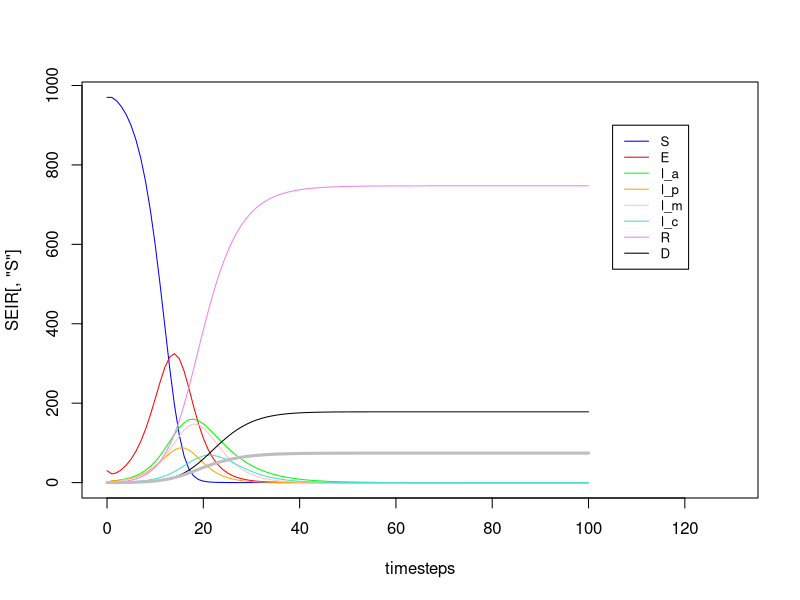
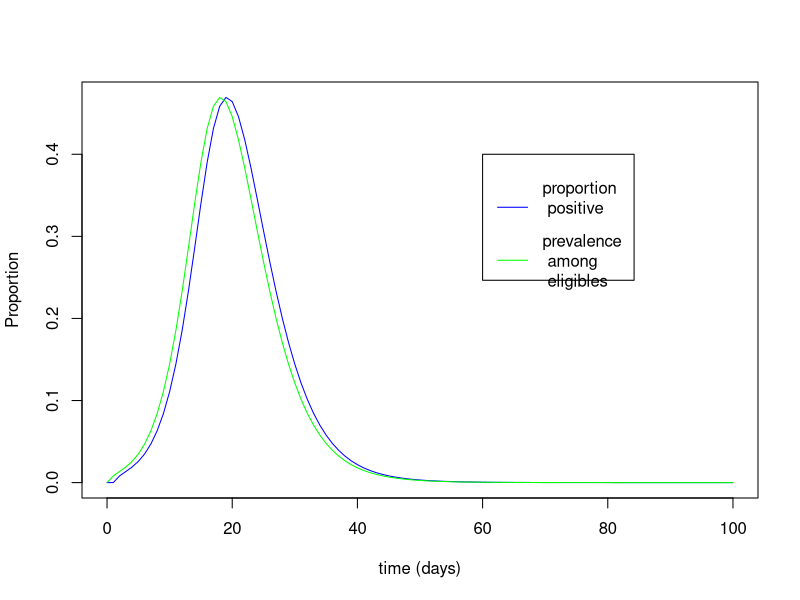

Reproduce these figures in R, in order.
##Discrete time model
##covid testing

#matrix setup
#rows=discrete time
#columns=variables (disease compartments)
rm(list=ls(all=TRUE))
library(tidyverse)

tstart=0
tend=100
timestep_reduction = 1
timesteps = seq(tstart, tend, 1/timestep_reduction)

variables = 14 
SEIR = array(dim = c(length(timesteps),variables))
colnames(SEIR) = c("S", "E", "I_a", "A_a","I_p", "A_p", "I_m", "A_m", "I_c", "A_c", "R", "R_a", "D", "D_a")

#initial population sizes
S0 = 970
E0 = 30
I_a0 = 0
I_p0 = 0
I_m0 =  0
I_c0 =  0
R0 = 0
D0 = 0
#ascertained compartments initial population sizes
A_a0 = 0
A_p0 = 0
A_m0 = 0
A_c0 = 0
R_a0 = 0
D_a0 = 0

SEIR[1,] = c(S0, E0, I_a0, A_a0, I_p0, A_p0, I_m0, A_m0, I_c0, A_c0, R0, R_a0, D0, D_a0 )


#####parameter values#####
# sigma = progression rates between infectious compartments 
#gamma = recovery rates
#psi = ascertainments rates
#mu = death rates

# time in I_P ~ 2 days
# time in I_M ~ 7 days
# time in I_C ~ 7 days
# 15% of E goes to I_A
# 10% of I_M goes to critical


## testing/ascertainment parameters

samples_collected = rep(10/timestep_reduction, length(timesteps))
positive_results = c(0, rep(NA, length(timesteps)-1))
negative_results = c(0, rep(NA, length(timesteps)-1))
daily_tests = data.frame(samples_collected, positive_results, negative_results)

#lambda =  #1 this is a function of time so appears in loop
beta = 1.12 
alpha = .4  #2,7 proportion asymptomatic
m = 1/3.69     #2,7 1/latency duration

sigma_p = 1/1.75   #3,11 presymptomatic to mild
sigma_m = 1/7    #4,12 mild to critical
gamma_m = 1/7  #5,10 mild to recovery 
gamma_c = 1/11.5  #6,13 critical to recovery
gamma_a = 1/7  #8,9 asymptomatic to recovered   
mu_c = 1/6   #20,14 critical to death

#####ascertainment parameters
r = 1

for(t_index in seq(2,nrow(SEIR))){
  
  N = sum(SEIR[t_index-1,1:(ncol(SEIR)-2)])
  
  S = SEIR[t_index - 1, "S"]
  E = SEIR[t_index - 1, "E"]
  I_a = SEIR[t_index - 1, "I_a"]
  A_a = SEIR[t_index - 1, "A_a"]
  I_p = SEIR[t_index - 1, "I_p"]
  A_p = SEIR[t_index - 1, "A_p"]
  I_m = SEIR[t_index - 1, "I_m"]
  A_m = SEIR[t_index - 1, "A_m"]
  I_c = SEIR[t_index - 1, "I_c"]
  A_c = SEIR[t_index - 1, "A_c"]
  R = SEIR[t_index - 1, "R"]
  R_a = SEIR[t_index - 1, "R_a"]
  D = SEIR[t_index - 1, "D"]
  D_a = SEIR[t_index - 1, "D_a"]
  tests_conducted = daily_tests[t_index - 1, "samples_collected"]
  
  #lambda is a fucntion of time
  lambda = beta*(((I_a + I_p + I_m + I_c)+r*(A_a + A_p + A_m + A_c))/N)
  
  #ascertainment rates are functions of time
  eligible_pop = as.numeric(N - (A_a + A_p + A_m + A_c + R_a))
  psi_p = 1/eligible_pop * tests_conducted #15
  psi_m = 1/eligible_pop * tests_conducted #16
  psi_c = 1/eligible_pop * tests_conducted #17
  psi_a = 1/eligible_pop * tests_conducted
  psi_neg = 1/eligible_pop * tests_conducted
  print(c(psi_p, psi_m, psi_c, psi_a, psi_neg))

  negative_results = psi_neg * (S + E + R)
  positive_results = (psi_p * I_p) + (psi_m * I_m) + (psi_c * I_c) + (psi_a * I_a)
  
  
  change_S = - lambda*S
  change_E = lambda*S - m*E
  change_I_a = (alpha*m)*E - (psi_a + gamma_a)*I_a
  change_A_a = psi_a*I_a - gamma_a*A_a
  change_I_p = ((1-alpha)*m)*E - (sigma_p + psi_p)*I_p
  change_A_p = psi_p*I_p - sigma_p*A_p
  change_I_m = sigma_p*I_p - (sigma_m + psi_m + gamma_m)*I_m
  change_A_m = sigma_p*A_p + psi_m*I_m - (sigma_m + gamma_m)*A_m
  change_I_c = sigma_m*I_m - (gamma_c + psi_c + mu_c)*I_c
  change_A_c = psi_c*I_c + sigma_m*A_m - (gamma_c + mu_c)*A_c
  change_R = gamma_a*I_a + gamma_m*I_m + gamma_c*I_c
  change_R_a = gamma_a * A_a + gamma_m*A_m + gamma_c*A_c
  change_D = mu_c*I_c
  change_D_a = mu_c*A_c
  
  rateofchange <- c(change_S, change_E, change_I_a, change_A_a, change_I_p, change_A_p, change_I_m,
                  change_A_m, change_I_c,change_A_c, change_R, change_R_a, change_D,change_D_a)
  
  SEIR[t_index,] = SEIR[t_index-1,] + rateofchange*1/timestep_reduction
 
  daily_tests[t_index, "positive_results"] = positive_results
  daily_tests[t_index, "negative_results"] = negative_results
  
}


plot(timesteps, SEIR[, "S"], type = 'l', col = 'blue', ylim = c(min(SEIR), max(SEIR)), xlim=c(0,130))
lines(timesteps, SEIR[, "E"], col = 'red')
lines(timesteps, SEIR[, "I_a"], col = 'green')
lines(timesteps, SEIR[, "I_p"], col = 'orange')
lines(timesteps, SEIR[, "I_m"], col = 'pink' )
lines(timesteps, SEIR[, "I_c"], col = 'turquoise' )
lines(timesteps, SEIR[, "R"], col = 'violet')
lines(timesteps, SEIR[, "D"], col = 'black')
legend(105, 900, legend=c("S", "E", "I_a", "I_p", "I_m" , "I_c", "R", "D"),
       col=c("blue", "red", "green", "orange", "pink", "turquoise","violet", "black"), lty=1, cex=0.8)

lines(timesteps, cumsum(daily_tests$positive_results), lwd=3, col = 'grey')


## this next section is very very dirty code and we're not proud
## but the basic model does work as expected

hidden_positives = SEIR %>%
  data.frame() %>%
  select(I_a, I_p, I_m, I_c)
hidden_prevalence = rowSums(hidden_positives)
eligible_pop_per_time = SEIR %>%
  data.frame() %>%
  select(-c(R_a, A_a, A_p, A_m, A_c, D_a, D))
elibibility_prevalence = rowSums(eligible_pop_per_time)

plot(timesteps, daily_tests$positive_results/daily_tests$samples_collected, type = 'l', col = 'blue', ylab = "Proportion", xlab = "time (days)")
lines(timesteps, hidden_prevalence/elibibility_prevalence, col = 'green')
legend(x=60, y = 0.40, legend = c("proportion\n positive \n","prevalence \n among \n eligibles"), lty = 1, col = c("blue", "green"))
